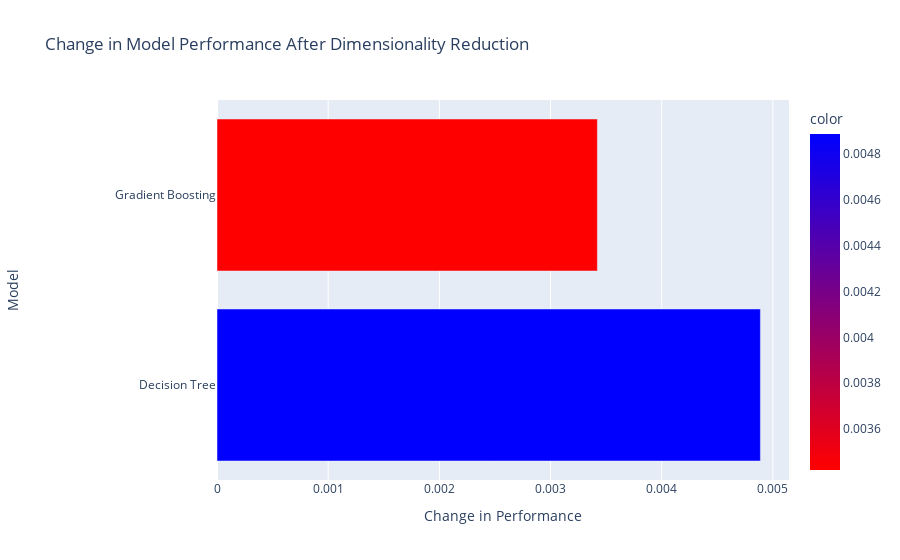

The cell this chart's notebook holds for it:
### Code cell
fig = px.bar(
    x=np.subtract(reduced_results, original_results),
    y=original_models.keys(),
    orientation='h',
    labels={'x': "Change in Performance", 'y': "Model"},
    color=np.subtract(reduced_results, original_results),
    color_continuous_scale=[(0, 'red'), (1, 'blue')],
    title="Change in Model Performance After Dimensionality Reduction"
)

fig.show()

### Figure 1 — Plotly figure (JSON) as saved in the notebook; plotly's stock layout.template omitted (floating-point values rounded to 4 significant figures)
{"data": [{"alignmentgroup": "True", "hovertemplate": "Change in Performance=%{x}<br>Model=%{y}<br>color=%{marker.color}<extra></extra>", "legendgroup": "", "marker": {"color": [0.004888, 0.003421], "coloraxis": "coloraxis", "pattern": {"shape": ""}}, "name": "", "offsetgroup": "", "orientation": "h", "showlegend": false, "textposition": "auto", "type": "bar", "x": [0.004888, 0.003421], "xaxis": "x", "y": ["                              Decision Tree", "                          Gradient Boosting"], "yaxis": "y"}], "layout": {"barmode": "relative", "coloraxis": {"colorbar": {"title": {"text": "color"}}, "colorscale": [[0, "red"], [1, "blue"]]}, "legend": {"tracegroupgap": 0}, "title": {"text": "Change in Model Performance After Dimensionality Reduction"}, "xaxis": {"anchor": "y", "domain": [0, 1], "title": {"text": "Change in Performance"}}, "yaxis": {"anchor": "x", "domain": [0, 1], "title": {"text": "Model"}}}}
